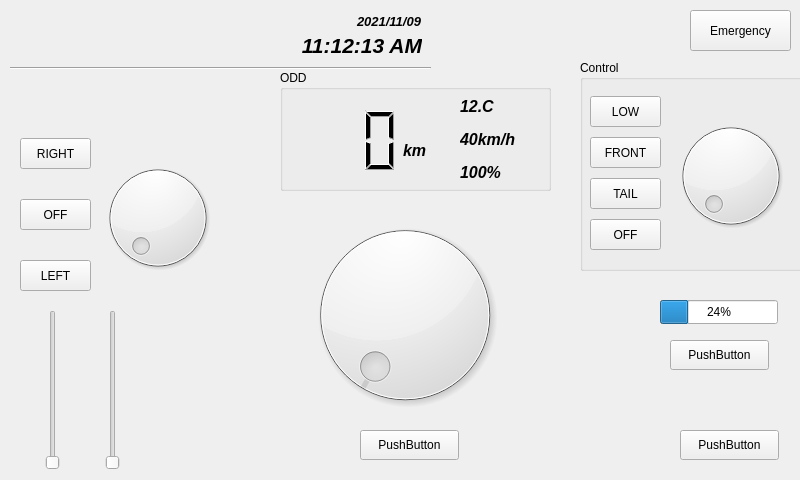
<?xml version="1.0" encoding="UTF-8"?>
<ui version="4.0">
 <class>MainWindow</class>
 <widget class="QMainWindow" name="MainWindow">
  <property name="geometry">
   <rect>
    <x>0</x>
    <y>0</y>
    <width>800</width>
    <height>480</height>
   </rect>
  </property>
  <property name="windowTitle">
   <string>MainWindow</string>
  </property>
  <widget class="QWidget" name="centralWidget">
   <widget class="QLabel" name="lbDispDate">
    <property name="geometry">
     <rect>
      <x>310</x>
      <y>10</y>
      <width>111</width>
      <height>22</height>
     </rect>
    </property>
    <property name="font">
     <font>
      <pointsize>10</pointsize>
      <weight>75</weight>
      <italic>true</italic>
      <bold>true</bold>
     </font>
    </property>
    <property name="text">
     <string>2021/11/09</string>
    </property>
    <property name="alignment">
     <set>Qt::AlignRight|Qt::AlignTrailing|Qt::AlignVCenter</set>
    </property>
   </widget>
   <widget class="QLabel" name="lbDispTime">
    <property name="geometry">
     <rect>
      <x>271</x>
      <y>30</y>
      <width>151</width>
      <height>31</height>
     </rect>
    </property>
    <property name="font">
     <font>
      <pointsize>16</pointsize>
      <weight>75</weight>
      <italic>true</italic>
      <bold>true</bold>
     </font>
    </property>
    <property name="text">
     <string>11:12:13 AM</string>
    </property>
    <property name="alignment">
     <set>Qt::AlignRight|Qt::AlignTrailing|Qt::AlignVCenter</set>
    </property>
   </widget>
   <widget class="Line" name="lnTopLine">
    <property name="geometry">
     <rect>
      <x>10</x>
      <y>60</y>
      <width>421</width>
      <height>16</height>
     </rect>
    </property>
    <property name="orientation">
     <enum>Qt::Horizontal</enum>
    </property>
   </widget>
   <widget class="QGroupBox" name="grbODD">
    <property name="geometry">
     <rect>
      <x>280</x>
      <y>70</y>
      <width>271</width>
      <height>121</height>
     </rect>
    </property>
    <property name="locale">
     <locale language="English" country="UnitedStates"/>
    </property>
    <property name="title">
     <string>ODD</string>
    </property>
    <widget class="QLCDNumber" name="lcdDigitNumber">
     <property name="geometry">
      <rect>
       <x>10</x>
       <y>30</y>
       <width>111</width>
       <height>81</height>
      </rect>
     </property>
     <property name="font">
      <font>
       <pointsize>18</pointsize>
       <weight>75</weight>
       <italic>true</italic>
       <bold>true</bold>
      </font>
     </property>
     <property name="frameShape">
      <enum>QFrame::NoFrame</enum>
     </property>
     <property name="smallDecimalPoint">
      <bool>false</bool>
     </property>
     <property name="digitCount">
      <number>3</number>
     </property>
    </widget>
    <widget class="QLabel" name="lbDispUnit">
     <property name="geometry">
      <rect>
       <x>123</x>
       <y>70</y>
       <width>41</width>
       <height>21</height>
      </rect>
     </property>
     <property name="font">
      <font>
       <pointsize>12</pointsize>
       <weight>75</weight>
       <italic>true</italic>
       <bold>true</bold>
      </font>
     </property>
     <property name="text">
      <string>km</string>
     </property>
    </widget>
    <widget class="QLabel" name="lbDispLabelTop">
     <property name="geometry">
      <rect>
       <x>180</x>
       <y>21</y>
       <width>61</width>
       <height>31</height>
      </rect>
     </property>
     <property name="font">
      <font>
       <pointsize>12</pointsize>
       <weight>75</weight>
       <italic>true</italic>
       <bold>true</bold>
      </font>
     </property>
     <property name="text">
      <string>12.C</string>
     </property>
    </widget>
    <widget class="QLabel" name="lbDispLabelMiddle">
     <property name="geometry">
      <rect>
       <x>180</x>
       <y>54</y>
       <width>71</width>
       <height>31</height>
      </rect>
     </property>
     <property name="font">
      <font>
       <pointsize>12</pointsize>
       <weight>75</weight>
       <italic>true</italic>
       <bold>true</bold>
      </font>
     </property>
     <property name="text">
      <string>40km/h</string>
     </property>
    </widget>
    <widget class="QLabel" name="lbDispLabelBottom">
     <property name="geometry">
      <rect>
       <x>180</x>
       <y>87</y>
       <width>71</width>
       <height>31</height>
      </rect>
     </property>
     <property name="font">
      <font>
       <pointsize>12</pointsize>
       <weight>75</weight>
       <italic>true</italic>
       <bold>true</bold>
      </font>
     </property>
     <property name="text">
      <string>100%</string>
     </property>
    </widget>
   </widget>
   <widget class="QGroupBox" name="grpLampCtrl">
    <property name="geometry">
     <rect>
      <x>580</x>
      <y>60</y>
      <width>421</width>
      <height>211</height>
     </rect>
    </property>
    <property name="title">
     <string>Control</string>
    </property>
    <widget class="QDial" name="diaLamp">
     <property name="geometry">
      <rect>
       <x>90</x>
       <y>50</y>
       <width>121</width>
       <height>131</height>
      </rect>
     </property>
     <property name="maximum">
      <number>7</number>
     </property>
     <property name="pageStep">
      <number>10</number>
     </property>
    </widget>
    <widget class="QPushButton" name="btnLampLow">
     <property name="geometry">
      <rect>
       <x>10</x>
       <y>36</y>
       <width>71</width>
       <height>31</height>
      </rect>
     </property>
     <property name="text">
      <string>LOW</string>
     </property>
    </widget>
    <widget class="QPushButton" name="btnLampFront">
     <property name="geometry">
      <rect>
       <x>10</x>
       <y>77</y>
       <width>71</width>
       <height>31</height>
      </rect>
     </property>
     <property name="text">
      <string>FRONT</string>
     </property>
    </widget>
    <widget class="QPushButton" name="btnLampOff">
     <property name="geometry">
      <rect>
       <x>10</x>
       <y>159</y>
       <width>71</width>
       <height>31</height>
      </rect>
     </property>
     <property name="text">
      <string>OFF</string>
     </property>
    </widget>
    <widget class="QPushButton" name="btnLampTail">
     <property name="geometry">
      <rect>
       <x>10</x>
       <y>118</y>
       <width>71</width>
       <height>31</height>
      </rect>
     </property>
     <property name="text">
      <string>TAIL</string>
     </property>
    </widget>
   </widget>
   <widget class="QLabel" name="icnState1">
    <property name="geometry">
     <rect>
      <x>12</x>
      <y>13</y>
      <width>40</width>
      <height>40</height>
     </rect>
    </property>
    <property name="text">
     <string/>
    </property>
    <property name="pixmap">
     <pixmap resource="icons.qrc">:/images/system/blank.png</pixmap>
    </property>
   </widget>
   <widget class="QLabel" name="icnState2">
    <property name="geometry">
     <rect>
      <x>60</x>
      <y>13</y>
      <width>40</width>
      <height>40</height>
     </rect>
    </property>
    <property name="text">
     <string/>
    </property>
    <property name="pixmap">
     <pixmap resource="icons.qrc">:/images/system/blank.png</pixmap>
    </property>
   </widget>
   <widget class="QLabel" name="icnState4">
    <property name="geometry">
     <rect>
      <x>156</x>
      <y>13</y>
      <width>40</width>
      <height>40</height>
     </rect>
    </property>
    <property name="text">
     <string/>
    </property>
    <property name="pixmap">
     <pixmap resource="icons.qrc">:/images/system/blank.png</pixmap>
    </property>
   </widget>
   <widget class="QLabel" name="icnState3">
    <property name="geometry">
     <rect>
      <x>108</x>
      <y>13</y>
      <width>40</width>
      <height>40</height>
     </rect>
    </property>
    <property name="text">
     <string/>
    </property>
    <property name="pixmap">
     <pixmap resource="icons.qrc">:/images/system/blank.png</pixmap>
    </property>
   </widget>
   <widget class="QLabel" name="icnState5">
    <property name="geometry">
     <rect>
      <x>204</x>
      <y>13</y>
      <width>40</width>
      <height>40</height>
     </rect>
    </property>
    <property name="autoFillBackground">
     <bool>false</bool>
    </property>
    <property name="text">
     <string/>
    </property>
    <property name="pixmap">
     <pixmap resource="icons.qrc">:/images/system/blank.png</pixmap>
    </property>
   </widget>
   <widget class="QPushButton" name="btnLampEmergency">
    <property name="geometry">
     <rect>
      <x>690</x>
      <y>10</y>
      <width>101</width>
      <height>41</height>
     </rect>
    </property>
    <property name="text">
     <string>Emergency</string>
    </property>
   </widget>
   <widget class="QDial" name="diaDirection">
    <property name="geometry">
     <rect>
      <x>97</x>
      <y>152</y>
      <width>121</width>
      <height>131</height>
     </rect>
    </property>
    <property name="maximum">
     <number>5</number>
    </property>
   </widget>
   <widget class="QPushButton" name="btnLampDirOff">
    <property name="geometry">
     <rect>
      <x>20</x>
      <y>199</y>
      <width>71</width>
      <height>31</height>
     </rect>
    </property>
    <property name="text">
     <string>OFF</string>
    </property>
   </widget>
   <widget class="QPushButton" name="btnLampDirRight">
    <property name="geometry">
     <rect>
      <x>20</x>
      <y>138</y>
      <width>71</width>
      <height>31</height>
     </rect>
    </property>
    <property name="text">
     <string>RIGHT</string>
    </property>
   </widget>
   <widget class="QPushButton" name="btnLampDirLeft">
    <property name="geometry">
     <rect>
      <x>20</x>
      <y>260</y>
      <width>71</width>
      <height>31</height>
     </rect>
    </property>
    <property name="text">
     <string>LEFT</string>
    </property>
   </widget>
   <widget class="QSlider" name="brakeSlider">
    <property name="geometry">
     <rect>
      <x>40</x>
      <y>310</y>
      <width>26</width>
      <height>160</height>
     </rect>
    </property>
    <property name="orientation">
     <enum>Qt::Vertical</enum>
    </property>
   </widget>
   <widget class="QSlider" name="accelSlider">
    <property name="geometry">
     <rect>
      <x>100</x>
      <y>310</y>
      <width>26</width>
      <height>160</height>
     </rect>
    </property>
    <property name="orientation">
     <enum>Qt::Vertical</enum>
    </property>
   </widget>
   <widget class="QPushButton" name="pushButton">
    <property name="geometry">
     <rect>
      <x>680</x>
      <y>430</y>
      <width>99</width>
      <height>30</height>
     </rect>
    </property>
    <property name="text">
     <string>PushButton</string>
    </property>
   </widget>
   <widget class="QProgressBar" name="fuelPBar">
    <property name="geometry">
     <rect>
      <x>660</x>
      <y>300</y>
      <width>118</width>
      <height>24</height>
     </rect>
    </property>
    <property name="value">
     <number>24</number>
    </property>
   </widget>
   <widget class="QPushButton" name="hornBtn">
    <property name="geometry">
     <rect>
      <x>360</x>
      <y>430</y>
      <width>99</width>
      <height>30</height>
     </rect>
    </property>
    <property name="text">
     <string>PushButton</string>
    </property>
   </widget>
   <widget class="QPushButton" name="hornBtn_2">
    <property name="geometry">
     <rect>
      <x>670</x>
      <y>340</y>
      <width>99</width>
      <height>30</height>
     </rect>
    </property>
    <property name="text">
     <string>PushButton</string>
    </property>
   </widget>
   <widget class="QDial" name="wheelDial">
    <property name="geometry">
     <rect>
      <x>300</x>
      <y>210</y>
      <width>210</width>
      <height>210</height>
     </rect>
    </property>
   </widget>
  </widget>
 </widget>
 <layoutdefault spacing="6" margin="11"/>
 <resources>
  <include location="icons.qrc"/>
 </resources>
 <connections/>
</ui>
